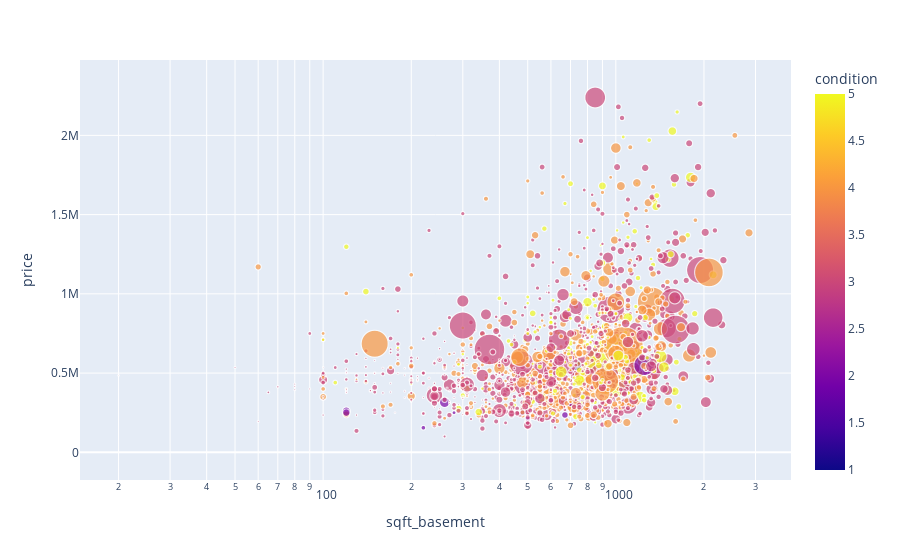

Here is the notebook cell this chart was saved with:
### Code cell
fig = px.scatter(df_no_outlier, x='sqft_basement', y='price', size='sqft_lot', color='condition', hover_name='street', 
                 log_x=True, size_max=60)

fig

### Figure 1 — Plotly figure (JSON) as saved in the notebook; plotly's stock layout.template omitted (floating-point values rounded to 4 significant figures; data arrays with more than 128 entries replaced by an {"elided": "..."} marker saying what was removed)
{"data": [{"hovertemplate": "<b>%{hovertext}</b><br><br>sqft_basement=%{x}<br>price=%{y}<br>sqft_lot=%{marker.size}<br>condition=%{marker.color}<extra></extra>", "hovertext": {"elided": "4517 str values"}, "legendgroup": "", "marker": {"color": {"elided": "4517 int values"}, "coloraxis": "coloraxis", "size": {"elided": "4517 int values"}, "sizemode": "area", "sizeref": 298.4, "symbol": "circle"}, "mode": "markers", "name": "", "showlegend": false, "type": "scattergl", "x": {"elided": "4517 int values"}, "xaxis": "x", "y": {"elided": "4517 float values"}, "yaxis": "y"}], "layout": {"coloraxis": {"colorbar": {"title": {"text": "condition"}}, "colorscale": [[0, "#0d0887"], [0.1111, "#46039f"], [0.2222, "#7201a8"], [0.3333, "#9c179e"], [0.4444, "#bd3786"], [0.5556, "#d8576b"], [0.6667, "#ed7953"], [0.7778, "#fb9f3a"], [0.8889, "#fdca26"], [1, "#f0f921"]]}, "legend": {"itemsizing": "constant", "tracegroupgap": 0}, "margin": {"t": 60}, "xaxis": {"anchor": "y", "domain": [0, 1], "title": {"text": "sqft_basement"}, "type": "log"}, "yaxis": {"anchor": "x", "domain": [0, 1], "title": {"text": "price"}}}}
